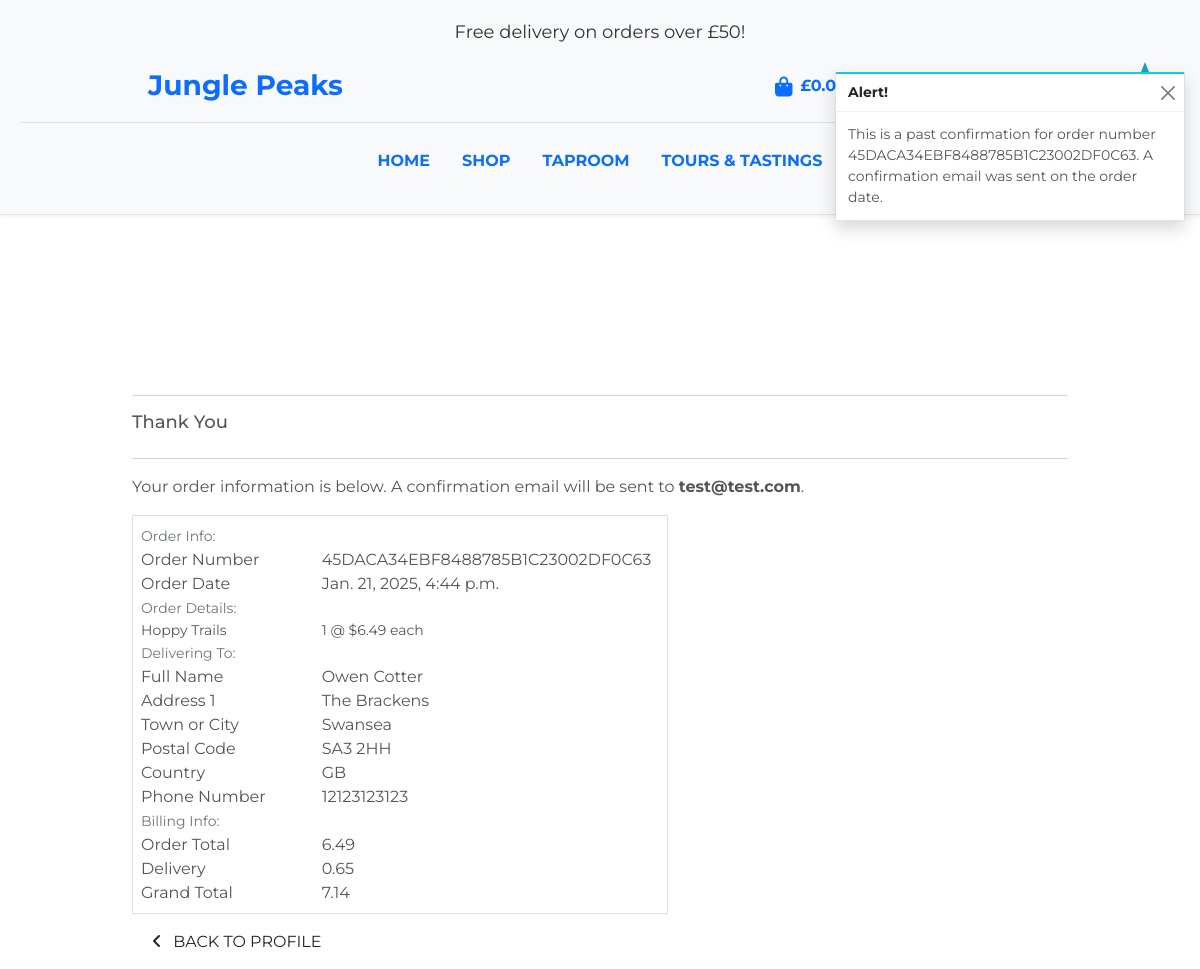
/profile/order_history/45DACA34EBF8488785B1C23002DF0C63, run on the app's committed database.
### checkout/models.py (models this page shows, shortened)
class Order(models.Model):
    order_number = models.CharField(max_length=32, null=False, editable=False)
    user_profile = models.ForeignKey(UserProfile, on_delete=models.SET_NULL,
                                     null=True, blank=True, related_name='orders')
    full_name = models.CharField(max_length=50, null=False, blank=False)
    email = models.EmailField(max_length=254, null=False, blank=False)
    phone_number = models.CharField(max_length=20, null=False, blank=False)
    country = CountryField(blank_label='Select a country', null=False, blank=False)
    postcode = models.CharField(max_length=20, null=True, blank=True)
    town_or_city = models.CharField(max_length=40, null=False, blank=False)
    street_address1 = models.CharField(max_length=80, null=False, blank=False)
    street_address2 = models.CharField(max_length=80, null=True, blank=True)
    county = models.CharField(max_length=80, null=True, blank=True)
    date = models.DateTimeField(auto_now_add=True)
    delivery_cost = models.DecimalField(max_digits=6, decimal_places=2, null=False, default=0)
    order_total = models.DecimalField(max_digits=10, decimal_places=2, null=False, default=0)
    grand_total = models.DecimalField(max_digits=10, decimal_places=2, null=False, default=0)
    original_bag = models.TextField(null=False, blank=False, default='')
    stripe_pid = models.CharField(max_length=254, null=False, blank=False, default='')

class OrderLineItem(models.Model):
    order = models.ForeignKey(Order, null=False, blank=False, on_delete=models.CASCADE, related_name='lineitems')
    product = models.ForeignKey(Product, null=False, blank=False, on_delete=models.CASCADE)
    product_size = models.CharField(max_length=2, null=True, blank=True) # XS, S, M, L, XL
    quantity = models.IntegerField(null=False, blank=False, default=0)
    lineitem_total = models.DecimalField(max_digits=6, decimal_places=2, null=False, blank=False, editable=False)

### products/models.py (models this page shows, shortened)
class Product(models.Model):
    name = models.CharField(max_length=200)
    sku = models.CharField(max_length=20, unique=True)
    type = models.CharField(max_length=100)
    abv = models.FloatField(
        blank=True, null=True,
        help_text="Alcohol By Volume in percentage (e.g., 5.2). Leave blank for non-beverage products."
    )
    description = models.TextField()
    has_sizes = models.BooleanField(default=False, null=True, blank=True)
    category = models.ForeignKey(
        Category,
        on_delete=models.CASCADE,
        related_name="products"
    )
    price = models.DecimalField(max_digits=6, decimal_places=2)
    rating = models.DecimalField(max_digits=6, decimal_places=2, null=True, blank=True)
    image_url = models.URLField(max_length=1024, null=True, blank=True)
    image = models.ImageField(null=True, blank=True)

### profiles/views.py (the view)
# urls.py: path('order_history/<order_number>', views.order_history, name='order_history'),
def order_history(request, order_number):
    order = get_object_or_404(Order, order_number=order_number)
    messages.info(request, (
        f'This is a past confirmation for order number {order_number}. '
        'A confirmation email was sent on the order date.'
    ))
    template = 'checkout/checkout_success.html'
    context = {
        'order': order,
        'from_profile': True,
    }
    return render(request, template, context)

### bag/contexts.py (called while the page is built, shortened)
def bag_contents(request):
    bag_items = []
    total = 0
    product_count = 0
    bag = request.session.get('bag', {})
    if total < settings.FREE_DELIVERY_THRESHOLD:
        delivery = total * Decimal(settings.STANDARD_DELIVERY_PERCENTAGE / 100)
        free_delivery_delta = settings.FREE_DELIVERY_THRESHOLD - total
    else:
        delivery = 0
        free_delivery_delta = 0
    grand_total = delivery + total
    context = {
        'bag_items': bag_items,
        'total': total,
        'product_count': product_count,
        'delivery': delivery,
        'free_delivery_delta': free_delivery_delta,
        'free_delivery_threshold': settings.FREE_DELIVERY_THRESHOLD,
        'grand_total': grand_total,
    }
    return context

### checkout/templates/checkout/checkout_success.html (shortened to what this page needs)
{% extends "base.html" %}
{% load static %}
{% block extra_css %}
    <link rel="stylesheet" href="{% static 'checkout/css/checkout.css' %}">
{% endblock %}
{% block page_header %}
    <div class="container header-container">
    </div>
{% endblock %}
{% block content %}
    <div class="container">
        <div class="row">
            <div class="col">
                <hr>
                <h2 class="logo-font mb-4">Thank You</h2>
                <hr>
                <p class="text-black">Your order information is below. A confirmation email will be sent to <strong>{{ order.email }}</strong>.</p>
            </div>
        </div>
        <div class="row">
            <div class="col-12 col-lg-7">
                <div class="order-confirmation-wrapper p-2 border">
                    <div class="row">
                        <div class="col">
                            <small class="text-muted">Order Info:</small>
                        </div>
                    </div>
                    <div class="row">
                        <div class="col-12 col-md-4">
                            <p class="mb-0 text-black font-weight-bold">Order Number</p>
                        </div>
                        <div class="col-12 col-md-8 text-md-right">
                            <p class="mb-0">{{ order.order_number }}</p>
                        </div>
                    </div>
                    <div class="row">
                        <div class="col-12 col-md-4">
                            <p class="mb-0 text-black font-weight-bold">Order Date</p>
                        </div>
                        <div class="col-12 col-md-8 text-md-right">
                            <p class="mb-0">{{ order.date }}</p>
                        </div>
                    </div>
                    <div class="row">
                        <div class="col">
                            <small class="text-muted">Order Details:</small>
                        </div>
                    </div>
                    {% for item in order.lineitems.all %}
                    <div class="row">
                        <div class="col-12 col-md-4">
                            <p class="small mb-0 text-black font-weight-bold">
                                {{ item.product.name }}{% if item.product_size %} - Size {{ item.product.size|upper }}{% endif %}
                            </p>
                        </div>
                        <div class="col-12 col-md-8 text-md-right">
                            <p class="small mb-0">{{ item.quantity }} @ ${{ item.product.price }} each</p>
                        </div>
                    </div>
                    {% endfor %}
                    <div class="row">
                        <div class="col">
                            <small class="text-muted">Delivering To:</small>
                        </div>
                    </div>
                    <div class="row">
                        <div class="col-12 col-md-4">
                            <p class="mb-0 text-black font-weight-bold">Full Name</p>
                        </div>
                        <div class="col-12 col-md-8 text-md-right">
                            <p class="mb-0">{{ order.full_name }}</p>
                        </div>
                    </div>
                    <div class="row">
                        <div class="col-12 col-md-4">
                            <p class="mb-0 text-black font-weight-bold">Address 1</p>
                        </div>
                        <div class="col-12 col-md-8 text-md-right">
                            <p class="mb-0">{{ order.street_address1 }}</p>
                        </div>
                    </div>
                    <div class="row">
                        <div class="col-12 col-md-4">
                            <p class="mb-0 text-black font-weight-bold">Town or City</p>
                        </div>
                        <div class="col-12 col-md-8 text-md-right">
                            <p class="mb-0">{{ order.town_or_city }}</p>
                        </div>
                    </div>
                    {% if order.postcode %}
                    <div class="row">
                        <div class="col-12 col-md-4">
                            <p class="mb-0 text-black font-weight-bold">Postal Code</p>
                        </div>
                        <div class="col-12 col-md-8 text-md-right">
                            <p class="mb-0">{{ order.postcode }}</p>
                        </div>
                    </div>
                    {% endif %}
                    <div class="row">
                        <div class="col-12 col-md-4">
                            <p class="mb-0 text-black font-weight-bold">Country</p>
                        </div>
                        <div class="col-12 col-md-8 text-md-right">
                            <p class="mb-0">{{ order.country }}</p>
                        </div>
                    </div>
                    <div class="row">
                        <div class="col-12 col-md-4">
                            <p class="mb-0 text-black font-weight-bold">Phone Number</p>
                        </div>
                        <div class="col-12 col-md-8 text-md-right">
                            <p class="mb-0">{{ order.phone_number }}</p>
                        </div>
                    </div>
                    <div class="row">
                        <div class="col">
                            <small class="text-muted">Billing Info:</small>
                        </div>
                    </div>
                    <div class="row">
                        <div class="col-12 col-md-4">
                            <p class="mb-0 text-black font-weight-bold">Order Total</p>
                        </div>
                        <div class="col-12 col-md-8 text-md-right">
                            <p class="mb-0">{{ order.order_total }}</p>
                        </div>
                    </div>
                    <div class="row">
                        <div class="col-12 col-md-4">
                            <p class="mb-0 text-black font-weight-bold">Delivery</p>
                        </div>
                        <div class="col-12 col-md-8 text-md-right">
                            <p class="mb-0">{{ order.delivery_cost }}</p>
                        </div>
                    </div>
                    <div class="row">
                        <div class="col-12 col-md-4">
                            <p class="mb-0 text-black font-weight-bold">Grand Total</p>
                        </div>
                        <div class="col-12 col-md-8 text-md-right">
                            <p class="mb-0">{{ order.grand_total }}</p>
                        </div>
                    </div>
                </div>
            </div>
        </div>
        <div class="row">
			<div class="col-12 col-lg-7 text-right">
                {% if from_profile %}
                    <a href="{% url 'profile' %}" class="btn btn-black rounded-0 my-2">
                        <span class="icon mr-2">
                            <i class="fas fa-angle-left"></i>
                        </span>
                        <span class="text-uppercase">Back to Profile</span>
                    </a>
                {% endif %}
			</div>
		</div>
    </div>
{% endblock %}

### static/css/base.css (style rules this page uses)
html { height: 100%; box-sizing: border-box; scroll-behavior: smooth; overflow-x: hidden; }
body { height: 100%; margin: 0; padding: 0; color: #555; font-family: 'Montserrat'; }
.icon { align-items: center; display: inline-flex; justify-content: center; height: 1.5rem; width: 1.5rem; }
.logo-font { font-family: 'Montserrat', sans-serif; font-size: 18px; }
@media (min-width: 992px) { .header-container { padding-top: 164px; } }
@media (min-width: 1200px) { .container { max-width: 80%; } }

### data on the page
Order: email "test@test.com", order_number "45DACA34EBF8488785B1C23002DF0C63", date "Jan. 21, 2025, 4:44 p.m.", full_name "Owen Cotter", street_address1 "The Brackens", town_or_city "Swansea", postcode "SA3 2HH", country "GB", phone_number "12123123123", order_total "6.49", delivery_cost "0.65", grand_total "7.14"
OrderLineItem: product.name "Hoppy Trails", quantity "1", product.price "6.49"

### other printed values
{{ free_delivery_threshold }} "50"
{{ message }} "This is a past confirmation for order number 45DACA34EBF8488785B1C23002DF0C63. A confirmation email was sent on the order date."
